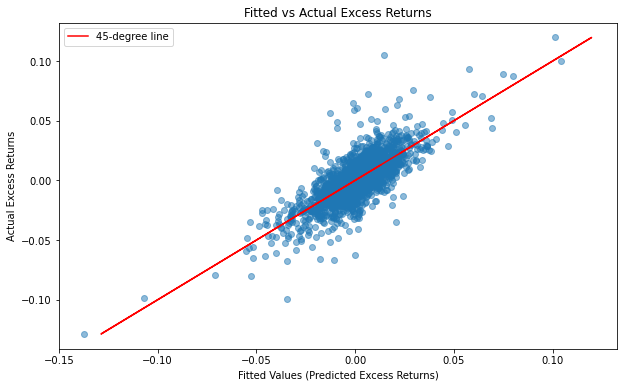

This figure's Python source:
#!/usr/bin/env python3
# -*- coding: utf-8 -*-
"""
Created on Mon Nov 25 09:43:51 2024

@author: ishratvasid
"""

import pandas as pd
import statsmodels.api as sm
import yfinance as yf
import matplotlib.pyplot as plt

# Step 1: Fetch Apple's historical stock data
start_date = "2014-10-31"
end_date = "2024-10-31"
aapl_data = yf.download("AAPL", start=start_date, end=end_date)
aapl_data['Returns'] = aapl_data['Adj Close'].pct_change()
aapl_data =aapl_data.dropna()

# Step 2: Fetch Fama-French 3-factor data
# Download Fama-French data from Kenneth French's library or preloaded CSV
fama_french_data = pd.read_csv("/Users/ishratvasid/Desktop/DESIM/AAPL/F-F_Research_Data_Factors_daily.CSV", skiprows=3, skipfooter=1, engine='python')
fama_french_data = fama_french_data.rename(columns={"Unnamed: 0": "Date"})
fama_french_data['Date'] = pd.to_datetime(fama_french_data['Date'], format='%Y%m%d')
fama_french_data.set_index('Date', inplace=True)

# Convert percentages to decimal
for col in ['Mkt-RF', 'SMB', 'HML', 'RF']:
    fama_french_data[col] = fama_french_data[col] / 100

# Step 3: Merge the data
aapl_data = aapl_data.reset_index()
aapl_data['Date'] = pd.to_datetime(aapl_data['Date'])
merged_data = pd.merge(aapl_data, fama_french_data, on='Date', how='inner')

# Calculate excess returns
merged_data['Excess_Returns'] = merged_data['Returns'] - merged_data['RF']

# Step 4: Perform Regression
X = merged_data[['Mkt-RF', 'SMB', 'HML']]
y = merged_data['Excess_Returns']
X = sm.add_constant(X)  # Add a constant for the intercept

model = sm.OLS(y, X).fit()
print(model.summary())

# Step 5: Plot results
plt.figure(figsize=(10, 6))
plt.scatter(model.fittedvalues, y, alpha=0.5)
plt.plot(y, y, color='red', label='45-degree line')
plt.xlabel("Fitted Values (Predicted Excess Returns)")
plt.ylabel("Actual Excess Returns")
plt.title("Fitted vs Actual Excess Returns")
plt.legend()
plt.show()
